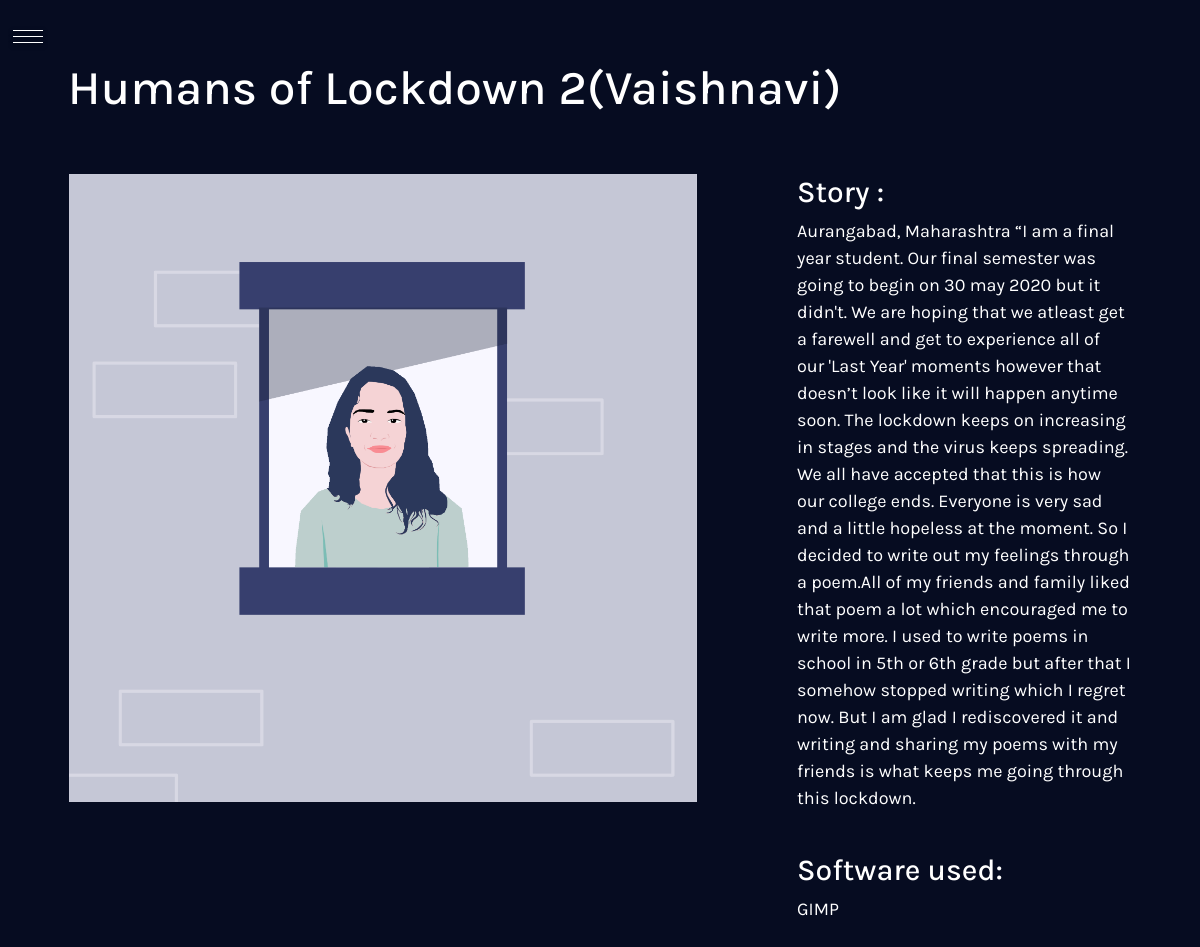
Page /series/2/ on the committed database.
### series/models.py (models this page shows)
class Series(models.Model):
    title = models.CharField(max_length=100)
    description = models.TextField()
    technology = models.CharField(max_length=100)
    image = models.FilePathField(path="/img")

### series/views.py (the view)
# urls.py: path("<int:pk>/", views.series_detail, name="series_detail"),
def series_detail(request,pk):
    se = Series.objects.get(pk=pk)
    context = {
        'se':se
    }
    return render(request,'series_detail.html',context)

### series/templates/series_detail.html (shortened to what this page needs)
{% extends "base.html" %}
{% load static %}
{% block page_content %}
<body style="background-color:#060c21;">
<h1 style="padding-left:4.4vw; padding-top:5vw; color:white; font-size:4vw; font-family:Karla;">{{ se.title }}</h1>
<div class="row" style="padding:4.5vw; padding-top:4vw;">
    <div class="col-md-8">
        <img src="{% static se.image %}" alt="" width="90%" class="images">
    </div>
    <div class="col-md-4">
        <h2 style="color:white; font-size:2.5vw; font-family:Karla;">Story :</h2>
        <p style="color:white; font-size:1.5vw; font-family:Karla;">{{ se.description }}</p>
        <br>
        <h2 style="color:white; font-size:2.5vw; font-family:Karla;">Software used:</h2>
        <a href="https://www.gimp.org/" style="color:white; font-size:1.5vw; font-family:Karla;">{{ se.technology }}</a>
    </div>
</div>
</body>
{% endblock %}

### series/templates/series_detail.html (style rules this page uses)
body { margin: 0; padding: 0; display: flex; justify-content: center; align-items: center; }
.images { position: sticky; top: 0; }

### rows in the picture
Series: title "Humans of Lockdown 2(Vaishnavi)", image (picture), description "Aurangabad, Maharashtra “I am a final year student. Our final semester was going to begin on 30 may 2020 but it didn't. We are hoping that we atleast get a farewell and get to experience all of our 'Last Year' moments however that doesn’t look like it will happen anytime soon. The lockdown keeps on increasing in stages and the virus keeps spreading. We all have accepted that this is how our college ends. Everyone is very sad and a little hopeless at the moment. So I decided to write out my feelings through a poem.All of my friends and family liked that poem a lot which encouraged me to write more. I used to write poems in school in 5th or 6th grade but after that I somehow stopped writing…", technology "GIMP"
